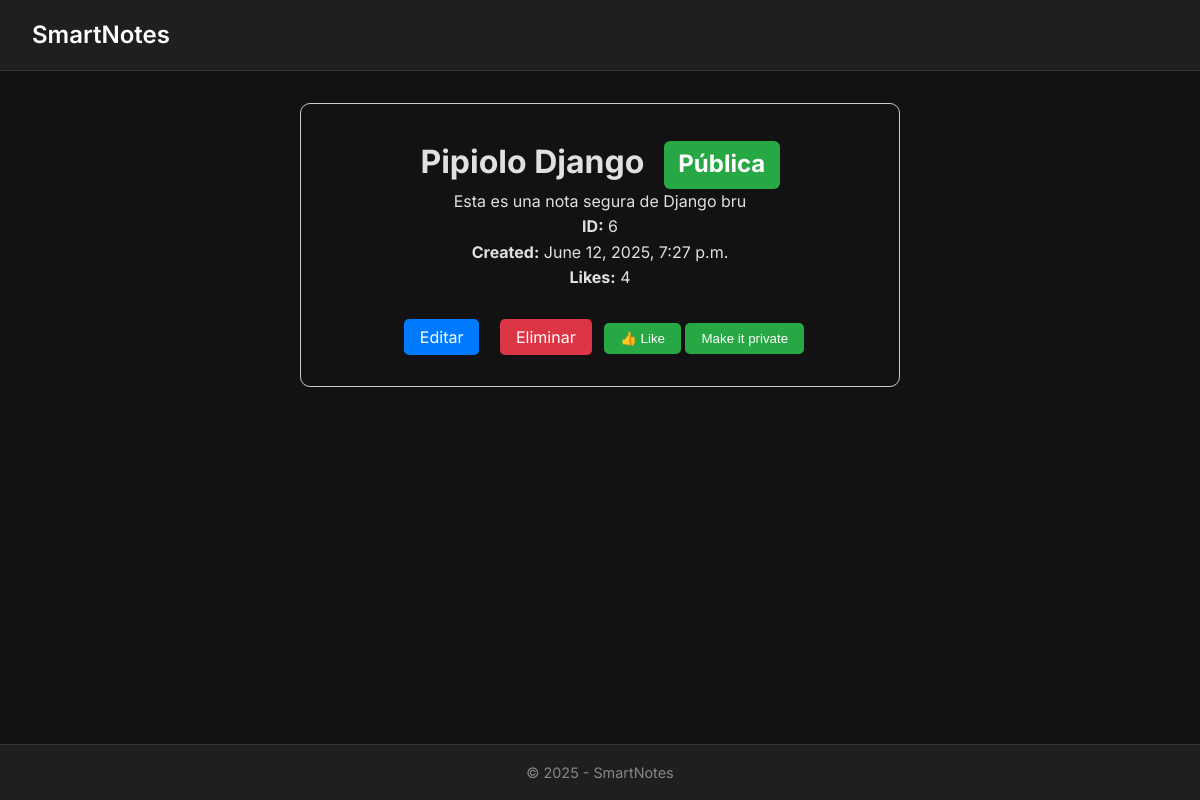
/smart/notes/6, run on the app's committed database.
### notes/models.py (models this page shows)
class Notes(models.Model):
    title = models.CharField(max_length=200)
    text = models.TextField()
    created = models.DateTimeField(auto_now_add=True)
    likes = models.PositiveSmallIntegerField(default=0)
    user = models.ForeignKey(User, on_delete=models.CASCADE, related_name="notes")
    public = models.BooleanField(default=False)

### notes/views.py (the view)
# urls.py: path('notes/<int:pk>', views.NotesDetailView.as_view(), name="notes.name"),
class NotesDetailView(DetailView):
    model = Notes
    context_object_name = 'note'
    template_name = 'notes/notes_detail.html'
    def get_object(self, queryset=None):
        note = get_object_or_404(Notes, pk=self.kwargs.get('pk'))
        user = self.request.user
        if note.public or (user.is_authenticated and note.user == user):
            return note
        raise Http404("This note is not available")

### notes/templates/notes/notes_detail.html (shortened to what this page needs)
{% extends "base.html" %}
{% block content %}
    <div style="text-align: center; max-width: 600px; margin: auto; padding: 2rem; border: 1px solid #ccc; border-radius: 10px;">
        {% if not note %}
            <p style="color: red;">Error: Note not found!</p>
        {% else %}
            <h1>
                {{ note.title }}
                <span class="badge {% if note.public %}badge-public{% else %}badge-private{% endif %}">
                    {% if note.public %}Pública{% else %}Privada{% endif %}
                </span>
            </h1>
            <p>{{ note.text }}</p>
            <p><strong>ID:</strong> {{ note.pk }}</p>
            <p><strong>Created:</strong> {{ note.created }}</p>
            <p><strong>Likes:</strong> {{ note.likes }}</p>
            <div style="margin-top: 2rem;">
                <a href="{% url 'notes.update' note.pk %}" style="padding: 0.5rem 1rem; background-color: #007bff; color: white; text-decoration: none; border-radius: 5px; margin: 0.5rem;">Editar</a>
                <a href="{% url 'notes.delete' note.pk %}" style="padding: 0.5rem 1rem; background-color: #dc3545; color: white; text-decoration: none; border-radius: 5px; margin: 0.5rem;">Eliminar</a>
                <form method="POST" action="{% url 'notes.like' note.pk %}" style="display: inline;">
                    <button type="submit" style="padding: 0.5rem 1rem; background-color: #28a745; color: white; border: none; border-radius: 5px; cursor: pointer;">
                        👍 Like
                    </button>
                </form>
                <form method="POST" action="{% url 'notes.change_visibility' note.pk %}" style="display: inline;">
                    <button type="submit" style="padding: 0.5rem 1rem; background-color: #28a745; color: white; border: none; border-radius: 5px; cursor: pointer;">
                        {%if note.public %}
                            Make it private
                        {% else %}
                            Make it public
                        {% endif %}
                    </button>
                </form>
            </div>
        {% endif %}
    </div>
{% endblock %}

### static/css/style.css (style rules this page uses)
* { margin: 0; padding: 0; box-sizing: border-box; }
body { font-family: 'Inter', sans-serif; background-color: #121212; color: #e0e0e0; line-height: 1.6; min-height: 100vh; display: flex; flex-direction: column; }
.badge { display: inline-block; padding: 0.2em 0.6em; font-size: 0.75em; font-weight: bold; border-radius: 0.25em; margin-left: 0.5em; vertical-align: middle; color: white; }
.badge-public { background-color: #28a745; }

### data on the page
Notes: title "Pipiolo Django", text "Esta es una nota segura de Django bru", pk "6", created "June 12, 2025, 7:27 p.m.", likes "4"
